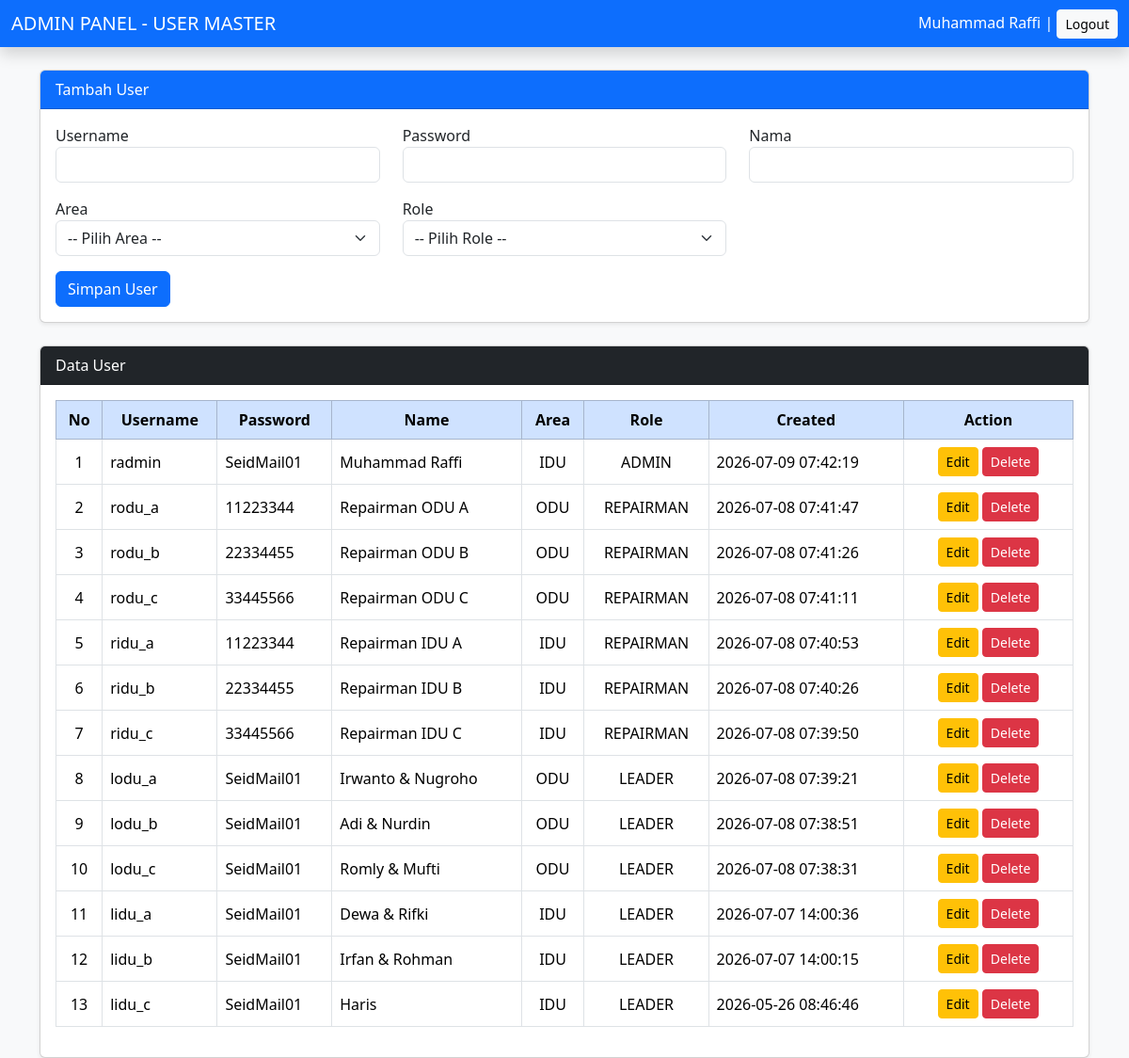
The page /page/admin/index.php (signed in) on the database its author committed.
### tables this page shows
CREATE TABLE `user_master` (
  `user_id` int(11) NOT NULL,
  `username` varchar(30) NOT NULL,
  `password` varchar(255) NOT NULL,
  `name` varchar(50) DEFAULT NULL,
  `area` enum('IDU','ODU') NOT NULL,
  `role` enum('REPAIRMAN','LEADER','ADMIN') NOT NULL,
  `created_at` datetime DEFAULT current_timestamp()
);

### page/admin/index.php (the view, shortened to what this page needs)
<?php
require '../../conn.php';
$dataUser = mysqli_query($conn, "SELECT * FROM user_master ORDER BY user_id DESC");
?>
<!doctype html>
<html lang="en">
<head>
    <link href="https://cdn.jsdelivr.net/npm/bootstrap@5.3.3/dist/css/bootstrap.min.css" rel="stylesheet">
</head>
<body class="bg-light">
    <nav class="navbar navbar-dark bg-primary shadow">
        <div class="container-fluid">
            <span class="navbar-brand mb-0 h1">
                ADMIN PANEL - USER MASTER
            </span>
            <div class="text-white">
                <?= $_SESSION['name']; ?>
                |
                <a href="../../logout.php" class="btn btn-sm btn-light">
                    Logout
                </a>
            </div>
        </div>
    </nav>
    <div class="container mt-4">
        <div class="card shadow-sm mb-4">
            <div class="card-header bg-primary text-white">
                Tambah User
            </div>
            <div class="card-body">
                <form method="POST" autocomplete="off">
                    <div class="row">
                        <div class="col-md-4 mb-3">
                            <label>Username</label>
                            <input type="text"
                                name="username"
                                class="form-control"
                                required>
                        </div>
                        <div class="col-md-4 mb-3">
                            <label>Password</label>
                            <input type="password"
                                name="password"
                                class="form-control"
                                required>
                        </div>
                        <div class="col-md-4 mb-3">
                            <label>Nama</label>
                            <input type="text"
                                name="name"
                                class="form-control"
                                required>
                        </div>
                        <div class="col-md-4 mb-3">
                            <label>Area</label>
                            <select name="area" class="form-select" required>
                                <option value="">-- Pilih Area --</option>
                            </select>
                        </div>
                        <div class="col-md-4 mb-3">
                            <label>Role</label>
                            <select name="role" class="form-select" required>
                                <option value="">-- Pilih Role --</option>
                            </select>
                        </div>
                    </div>
                    <button type="submit"
                        name="btn_save"
                        class="btn btn-primary">
                        Simpan User
                    </button>
                </form>
            </div>
        </div>
        <div class="card shadow-sm">
            <div class="card-header bg-dark text-white">
                Data User
            </div>
            <div class="card-body table-responsive">
                <table class="table table-bordered table-hover align-middle">
                    <thead class="table-primary text-center">
                        <tr>
                            <th>No</th>
                            <th>Username</th>
                            <th>Password</th>
                            <th>Name</th>
                            <th>Area</th>
                            <th>Role</th>
                            <th>Created</th>
                            <th width="180">Action</th>
                        </tr>
                    </thead>
                    <tbody>
                        <?php
                        $no = 1;
                        while ($row = mysqli_fetch_assoc($dataUser)) :
                        ?>
                            <tr>
                                <td class="text-center"><?= $no++; ?></td>
                                <td><?= $row['username']; ?></td>
                                <td><?= $row['password']; ?></td>
                                <td><?= $row['name']; ?></td>
                                <td class="text-center">
                                    <?= $row['area']; ?>
                                </td>
                                <td class="text-center">
                                    <?= $row['role']; ?>
                                </td>
                                <td>
                                    <?= $row['created_at']; ?>
                                </td>
                                <td class="text-center">
                                    <button
                                        class="btn btn-warning btn-sm"
                                        data-bs-toggle="modal"
                                        data-bs-target="#edit<?= $row['user_id']; ?>">
                                        Edit
                                    </button>
                                    <a href="?delete=<?= $row['user_id']; ?>"
                                        class="btn btn-danger btn-sm"
                                        onclick="return confirm('Yakin hapus user?')">
                                        Delete
                                    </a>
                                </td>
                            </tr>
                        <?php endwhile; ?>
                    </tbody>
                </table>
            </div>
        </div>
    </div>
</body>
</html>

### rows shown on the page
user_master: username "radmin", password "SeidMail01", name "Muhammad Raffi", area "IDU", role "ADMIN", created_at "2026-07-09 07:42:19"
user_master: username "rodu_a", password "11223344", name "Repairman ODU A", area "ODU", role "REPAIRMAN", created_at "2026-07-08 07:41:47"
user_master: username "rodu_b", password "22334455", name "Repairman ODU B", area "ODU", role "REPAIRMAN", created_at "2026-07-08 07:41:26"
user_master: username "rodu_c", password "33445566", name "Repairman ODU C", area "ODU", role "REPAIRMAN", created_at "2026-07-08 07:41:11"
user_master: username "ridu_a", password "11223344", name "Repairman IDU A", area "IDU", role "REPAIRMAN", created_at "2026-07-08 07:40:53"
user_master: username "ridu_b", password "22334455", name "Repairman IDU B", area "IDU", role "REPAIRMAN", created_at "2026-07-08 07:40:26"
user_master: username "ridu_c", password "33445566", name "Repairman IDU C", area "IDU", role "REPAIRMAN", created_at "2026-07-08 07:39:50"
user_master: username "lodu_a", password "SeidMail01", name "Irwanto & Nugroho", area "ODU", role "LEADER", created_at "2026-07-08 07:39:21"
user_master: username "lodu_b", password "SeidMail01", name "Adi & Nurdin", area "ODU", role "LEADER", created_at "2026-07-08 07:38:51"
user_master: username "lodu_c", password "SeidMail01", name "Romly & Mufti", area "ODU", role "LEADER", created_at "2026-07-08 07:38:31"
user_master: username "lidu_a", password "SeidMail01", name "Dewa & Rifki", area "IDU", role "LEADER", created_at "2026-07-07 14:00:36"
user_master: username "lidu_b", password "SeidMail01", name "Irfan & Rohman", area "IDU", role "LEADER", created_at "2026-07-07 14:00:15"
user_master: username "lidu_c", password "SeidMail01", name "Haris", area "IDU", role "LEADER", created_at "2026-05-26 08:46:46"

### other values the page prints
$_SESSION['name'] "Muhammad Raffi"
